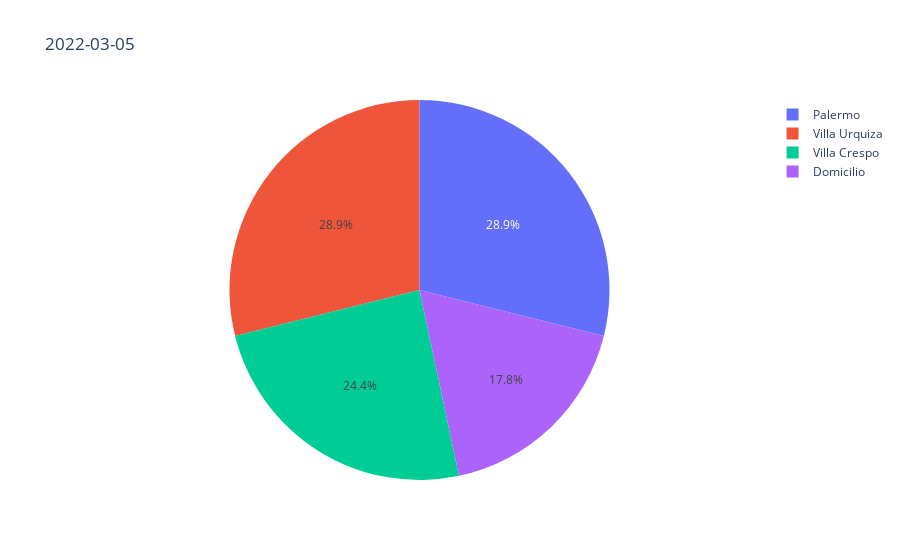

The cell this chart's notebook holds for it:
### Code cell
fecha = '2022-03-05'

graficar_pedidos_por_fecha(df, fecha)

### Figure 1 — Plotly figure (JSON) as saved in the notebook; plotly's stock layout.template omitted (floating-point values rounded to 4 significant figures)
{"data": [{"domain": {"x": [0, 1], "y": [0, 1]}, "hovertemplate": "retirar=%{label}<br>cantidad=%{value}<extra></extra>", "labels": ["Domicilio", "Palermo", "Villa Crespo", "Villa Urquiza"], "legendgroup": "", "name": "", "showlegend": true, "type": "pie", "values": [8, 13, 11, 13]}], "layout": {"legend": {"tracegroupgap": 0}, "title": {"text": "2022-03-05"}}}
